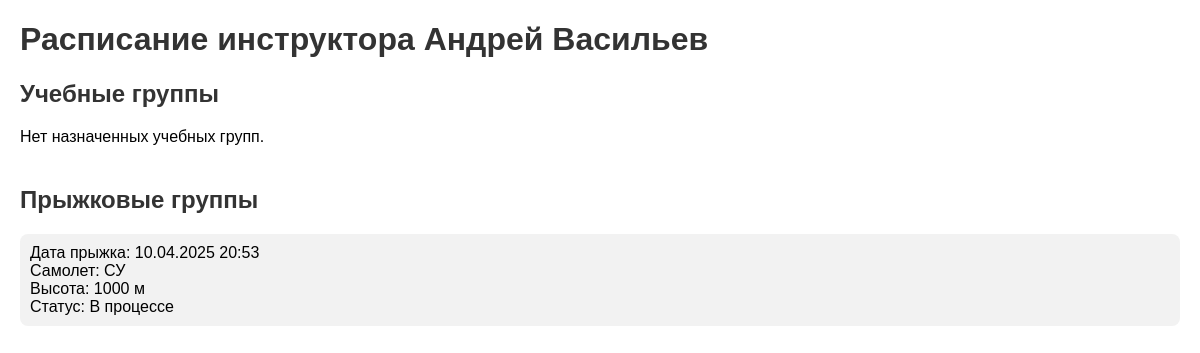
Screenshot of /instructors/4/schedule/ with the database file from the repository.
### instructors/models.py (models this page shows, shortened)
class Instructor(models.Model):
    instructor_id = models.AutoField(primary_key=True)
    first_name = models.CharField(max_length=255)
    middle_name = models.CharField(max_length=255)
    last_name = models.CharField(max_length=255)
    contact_info = models.CharField(max_length=255)
    qualification = models.CharField(max_length=50)
    status = models.CharField(max_length=50)

class JumpGroup(models.Model):
    instructor_air = models.ForeignKey(Instructor, on_delete=models.CASCADE, related_name='air_instructor')
    instructor_ground = models.ForeignKey(Instructor, on_delete=models.CASCADE, related_name='ground_instructor')
    jump_date = models.DateTimeField()
    aircraft_type = models.CharField(max_length=255)
    altitude = models.PositiveIntegerField(help_text="Высота в метрах")
    status = models.CharField(max_length=50, choices=[('Created', 'Создана'),('Progress', 'В процессе'),('Jump', 'Выполнение прыжка'), ('Completed', 'Завершен'),
                                                      ('Cancelled', 'Отменен')], default='Created')

### instructors/views.py (the view)
# urls.py: path('instructors/<int:instructor_id>/schedule/', instructor_schedule, name='instructor_schedule'),
def instructor_schedule(request, instructor_id):
    instructor = get_object_or_404(Instructor, pk=instructor_id)
    training_groups = TrainingGroup.objects.filter(instructor=instructor)
    jump_groups = JumpGroup.objects.filter(
        Q(instructor_air=instructor) | Q(instructor_ground=instructor)
    )
    context = {
        'instructor': instructor,
        'training_groups': training_groups,
        'jump_groups': jump_groups,
    }
    return render(request, 'instructor_schedule.html', context)

### instructors/templates/instructor_schedule.html (shortened to what this page needs)
<!DOCTYPE html>
<html lang="ru">
<head>
</head>
<body>
<h1>Расписание инструктора {{ instructor.first_name }} {{ instructor.last_name }}</h1>
<div class="section">
    <h2>Учебные группы</h2>
    {% if training_groups %}
        <ul>
            {% for group in training_groups %}
                <li>
                    <a href="{% url 'training_group_detail' instructor_id=instructor.instructor_id training_group_id=group.group_id %}">
                        <strong>{{ group.group_name }}</strong>
                    </a><br>
                    Статус: {{ group.get_status_display }}<br>
                    Начало: {{ group.start_date_time|date:"d.m.Y H:i" }}<br>
                    {% if group.end_date_time %}
                        Завершение: {{ group.end_date_time|date:"d.m.Y H:i" }}
                    {% endif %}
                </li>
            {% endfor %}
        </ul>
    {% else %}
        <p>Нет назначенных учебных групп.</p>
    {% endif %}
</div>
<div class="section">
    <h2>Прыжковые группы</h2>
    {% if jump_groups %}
        <ul>
            {% for jump in jump_groups %}
                <li>
                    Дата прыжка: {{ jump.jump_date|date:"d.m.Y H:i" }}<br>
                    Самолет: {{ jump.aircraft_type }}<br>
                    Высота: {{ jump.altitude }} м<br>
                    Статус: {{ jump.get_status_display }}
                </li>
            {% endfor %}
        </ul>
    {% else %}
        <p>Нет назначенных прыжковых групп.</p>
    {% endif %}
</div>
</body>
</html>

### instructors/templates/instructor_schedule.html (style rules this page uses)
body { font-family: Arial, sans-serif; margin: 20px; }
h1, h2 { color: #333; }
ul { list-style-type: none; padding: 0; }
li { background: #f2f2f2; margin: 10px 0; padding: 10px; border-radius: 8px; }
.section { margin-bottom: 40px; }

### rows the page displays
Instructor: first_name "Андрей", last_name "Васильев"
JumpGroup: jump_date "10.04.2025 20:53", aircraft_type "СУ", altitude "1000", status "В процессе"
